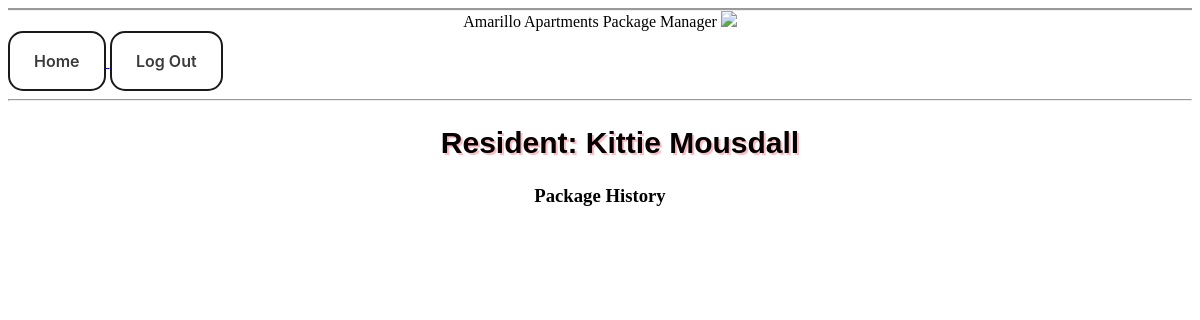
Before: /mail/history/1 (signed in) with the older database file.
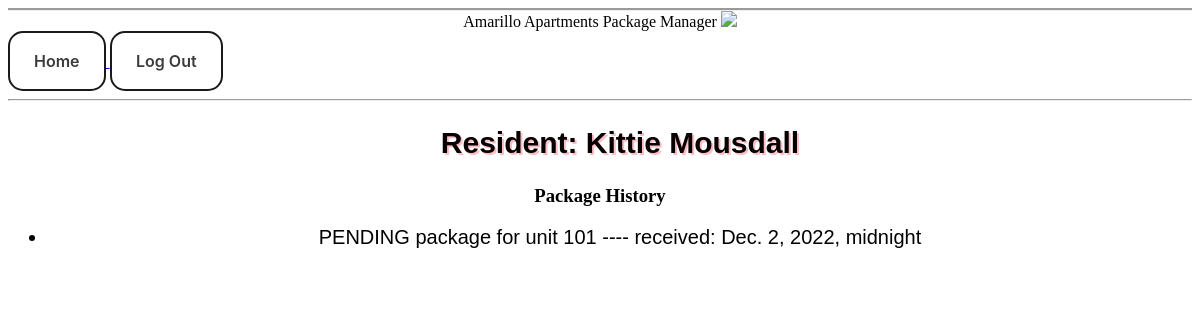
After: the same page with the newer database file.
### mail/models.py (models this page shows)
class Package(models.Model):
    name = models.CharField(max_length=100)
    address = models.CharField(max_length=200)
    posting_service = models.CharField(max_length=50)
    received = models.DateTimeField('Date office received')
    status = models.CharField(max_length=50, choices=STATUS_CHOICES, null=True)
    owner = models.ForeignKey('Resident', models.SET_NULL, blank=True, null=True)
    def __str__(self):
        return self.status + ' package for unit ' + self.address

### mail/views.py (the view)
# urls.py: path('history/<int:resident_id>', views.history, name='history'),
@login_required(login_url='/accounts/login/')
def history(request, resident_id):
    person = Resident.objects.get(pk=resident_id)
    packages = Package.objects.filter(owner=person)
    template = loader.get_template('mail/history.html')
    context = {
        'resident': person,
        'packages': packages
    }
    return HttpResponse(template.render(context, request))

### mail/templates/mail/history.html (shortened to what this page needs)
<!DOCTYPE html>
<html lang="en-US">
  <head>
  </head>
  <body>
     <header>
      Amarillo Apartments Package Manager
      <img src="https://www.pixelproductionsinc.com/wp-content/uploads/2012/12/packaging-icon.png"/>
    </header>
    <a href="/mail/home">
      <button>Home</button>
    </a>
     <a href="{% url 'logout_view' %}">
         <button>Log Out</button>
     </a>
    <hr>
    <div>
        <ul>
          <h2 class="resident">Resident: {{ resident.name }}</h2>
        </ul>
        <h3>Package History</h3>
        {% for package in packages %}
            <ul>
                <li>{{ package }} ---- received: {{ package.received }}</li>
            </ul>
        {% endfor %}
    </div>
  </body>
</html>

Changed rows visible on the page:
added Package: status+address "PENDING package for unit 101", received "Dec. 2, 2022, midnight"
